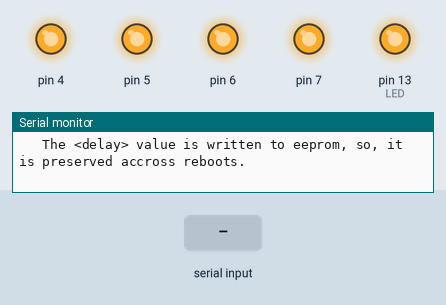
Bench run of a sketch on a simulated Arduino Uno, built with avr-gcc and run on an emulated ATmega328P. On the bench: output pins drawn as LEDs (lit = HIGH), the last lines printed to the serial monitor. The test bench sets the inputs (shaded band).

Above: at 1.6 s.
1.7 s: "1" received over Serial
3.2 s: byte 99 (0x63) received over Serial
4.7 s: byte 51 (0x33) received over Serial
At 5.7 s:
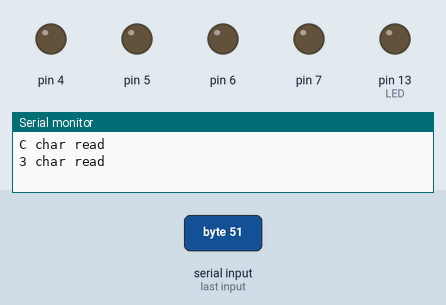
Timing chart, 0 to 7.7 s (numbered marks = the images above; inputs shaded):
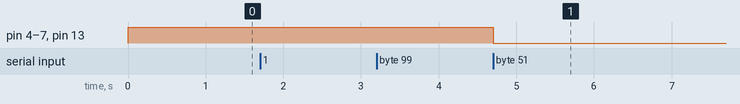

Measured:
- after the input at 4.7 s, pin 4–7, pin 13 (LED): HIGH → LOW at once

The sketch:

arduino_based_rebooter.ino
```cpp
/* Arduino based rebooting hardware for rebooting a pass through USB device.
 * Pretty simple, connect the positive of a relay to pins D4-D7 of the device.
 * The relay needs to draw 120ma or less. Less is better. I am usign a omron g5v-1 relay.
 * The device will talk at 9600 n81
 */
#include <EEPROM.h>

#define LED 13
#define DEBUG 1
#define DEF_DELAY 4
#define DEF_EEPROM_LOC 9

int delay_value = 0;

void print_help()
{
  Serial.println("Help section:");
  Serial.println("Send the following commands to change the uc states");
  Serial.println("c1 - reset the device by turning off the pass-through for the <delay> interval");
  Serial.println("c2 - connect the pass-through device");
  Serial.println("c3 - disconnect the pass-through");
  Serial.println("c4 - reset the <delay> interval to default of 4 seconds.");
  Serial.println("c5<int8 delay in seconds 0-254> - Set the number of seconds to set the delay.");
  Serial.println("   The <delay> value is written to eeprom, so, it is preserved accross reboots.");
}

void relay_on() {
  digitalWrite(4,HIGH);
  digitalWrite(5,HIGH);
  digitalWrite(6,HIGH);
  digitalWrite(7,HIGH);
  digitalWrite(LED,HIGH); // Turn on LED to let user know that the output device should be on.
}

void relay_off() {
  digitalWrite(4,LOW);
  digitalWrite(5,LOW);
  digitalWrite(6,LOW);
  digitalWrite(7,LOW);
  digitalWrite(LED,LOW);
}

void setup() {
  Serial.begin(9600); //Connect to GPS
  pinMode(4,OUTPUT);
  pinMode(5,OUTPUT);
  pinMode(6,OUTPUT);
  pinMode(7,OUTPUT);
  pinMode(LED, OUTPUT);
  // Set the relay on
  relay_on();
  delay_value = EEPROM.read(DEF_EEPROM_LOC);
  Serial.print("Current Delay value is ");
  Serial.print(delay_value, DEC);
  Serial.println(" Seconds");
  print_help(); //Print the help section to help the user along.
}

void loop() {
  int incomingByte;
  int doneRead=0;
  int value;
  if (Serial.available() > 0) {
    incomingByte = Serial.read();
    if ( incomingByte == 0x63 ) { // 0x63 is the character c
      if ( DEBUG == 1 ) {Serial.println("C char read"); }
      while ( doneRead == 0 ) {
        if (Serial.available() > 0) {
          incomingByte = Serial.read();
          switch (incomingByte) {
            case 0x31: // 0x31 is 1
              if ( DEBUG == 1 ) {Serial.println("1 char read"); }
              relay_off();
              value = delay_value * 1000;
              delay(value);
              relay_on();
              doneRead=1;
              break;
            case 0x32: // 0x32 is 2
              if ( DEBUG == 1 ) {Serial.println("2 char read"); }
              relay_on();
              doneRead=1;
              break;
            case 0x33: // 0x32 is 3
              if ( DEBUG == 1 ) {Serial.println("3 char read"); }
              relay_off();
              doneRead=1;
              break;
            case 0x34: // 0x32 is 4
              if ( DEBUG == 1 ) {Serial.println("4 char read"); }
              Serial.print("Setting delay in eeprom to ");
              Serial.print(DEF_DELAY, DEC);
              Serial.println(" Seconds");
              EEPROM.write(DEF_EEPROM_LOC, DEF_DELAY);
              delay_value = DEF_DELAY;
              doneRead=1;
              break;
            case 0x35: // 0x32 is 5
                if (Serial.available() > 0) {
                  incomingByte = Serial.read();
                  Serial.print("Setting delay to ");
                  Serial.println(incomingByte, DEC);
                  EEPROM.write(DEF_EEPROM_LOC, incomingByte);
                  delay_value = incomingByte;
                }
              if ( DEBUG == 1 ) {Serial.println("5 char read"); }
              doneRead=1;
              break;
            default:
              Serial.println("ERROR - Invalid character read");
              Serial.print("Recieved character was ");
              Serial.println(incomingByte, HEX);
              print_help();
              doneRead=1;
          }
        }
      }
    } else {
      Serial.println("ERROR - c character not recieved");
      Serial.print("Recieved character was ");
      Serial.println(incomingByte, HEX);
      print_help();
    }
  }

}
```
